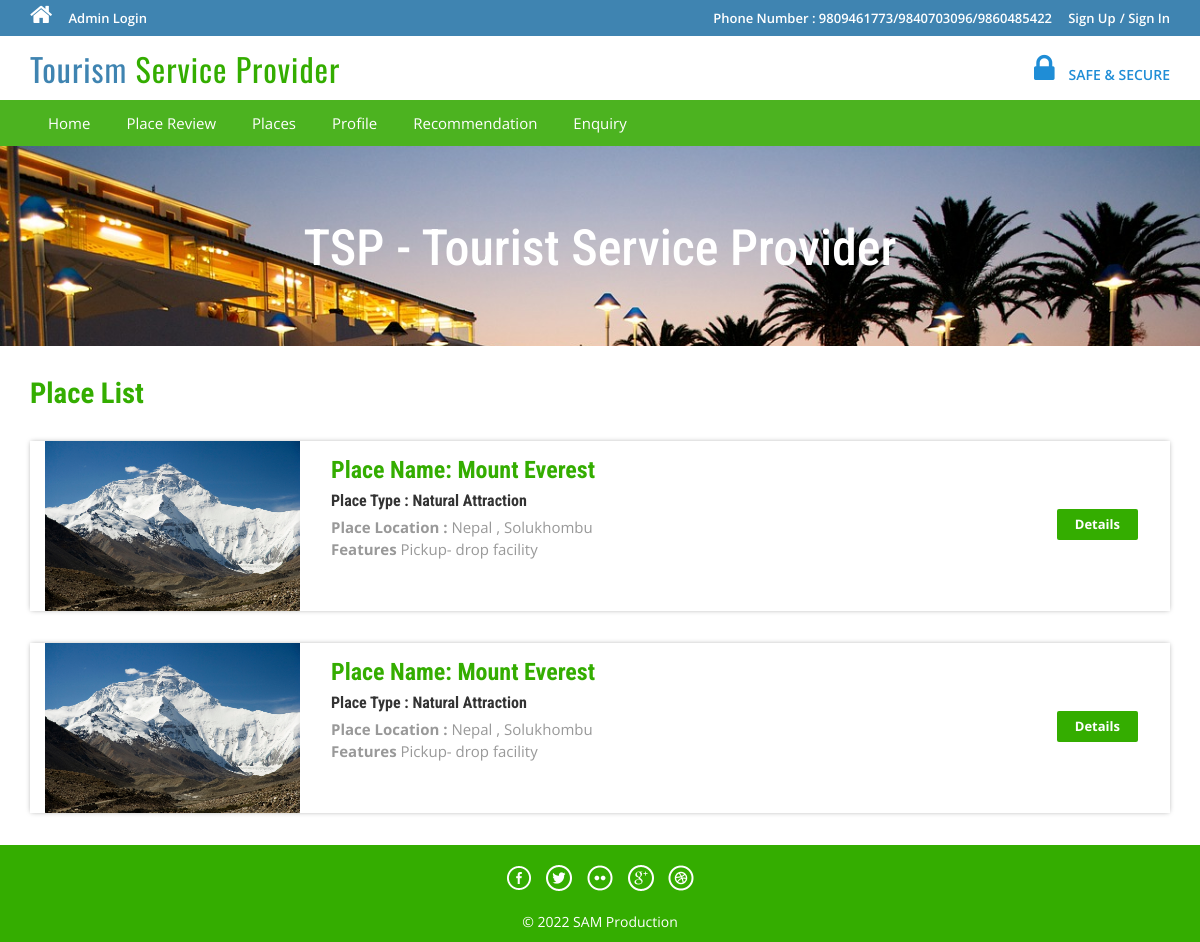
Screenshot of /onlinetourism/tms/package-list.php with the database file from the repository.
### tables this page shows
CREATE TABLE `tbltourpackages` (
  `PackageId` int(11) NOT NULL,
  `PackageName` varchar(200) DEFAULT NULL,
  `PackageType` varchar(150) DEFAULT NULL,
  `PackageLocation` varchar(100) DEFAULT NULL,
  `PackagePrice` int(11) DEFAULT NULL,
  `PackageFetures` varchar(255) DEFAULT NULL,
  `PackageDetails` mediumtext DEFAULT NULL,
  `PackageImage` varchar(100) DEFAULT NULL,
  `Creationdate` timestamp NULL DEFAULT current_timestamp(),
  `UpdationDate` timestamp NULL DEFAULT NULL ON UPDATE current_timestamp()
);

### onlinetourism/tms/package-list.php (the view, shortened to what this page needs)
<?php
include('includes/config.php');
?>
<!DOCTYPE HTML>
<html>
<head>
<link href="css/bootstrap.css" rel='stylesheet' type='text/css' />
<link href="css/style.css" rel='stylesheet' type='text/css' />
<link href="css/font-awesome.css" rel="stylesheet">
<link href="css/animate.css" rel="stylesheet" type="text/css" media="all">
</head>
<body>
<?php include('includes/header.php');?>
<div class="banner-3">
	<div class="container">
		<h1 class="wow zoomIn animated animated" data-wow-delay=".5s" style="visibility: visible; animation-delay: 0.5s; animation-name: zoomIn;"> TSP - Tourist Service Provider</h1>
	</div>
</div>
<div class="rooms">
	<div class="container">
		<div class="room-bottom">
			<h3>Place List</h3>
<?php $sql = "SELECT * from tbltourpackages";
$query = $dbh->prepare($sql);
$query->execute();
$results=$query->fetchAll(PDO::FETCH_OBJ);
if($query->rowCount() > 0)
{
foreach($results as $result)
{	?>
			<div class="rom-btm">
				<div class="col-md-3 room-left wow fadeInLeft animated" data-wow-delay=".5s">
					<img src="admin/pacakgeimages/<?php echo htmlentities($result->PackageImage);?>" class="img-responsive" alt="">
				</div>
				<div class="col-md-6 room-midle wow fadeInUp animated" data-wow-delay=".5s">
					<h4>Place Name: <?php echo htmlentities($result->PackageName);?></h4>
					<h6>Place Type : <?php echo htmlentities($result->PackageType);?></h6>
					<p><b>Place Location :</b> <?php echo htmlentities($result->PackageLocation);?></p>
					<p><b>Features</b> <?php echo htmlentities($result->PackageFetures);?></p>
				</div>
				<div class="col-md-3 room-right wow fadeInRight animated" data-wow-delay=".5s">
					<a href="package-details.php?pkgid=<?php echo htmlentities($result->PackageId);?>" class="view">Details</a>
				</div>
				<div class="clearfix"></div>
			</div>
<?php }} ?>
		</div>
	</div>
</div>
<?php include('includes/footer.php');?>
</body>
</html>

### onlinetourism/tms/css/style.css (style rules this page uses)
html, body { font-size: 100%; background: #fff; font-family: 'Open Sans', sans-serif; }
body a,.grid_1,plan_1,plan_1.one,plan_1.two,i.icon1, i.icon2, i.icon3, i.icon4, i.icon5, i.icon6 { transition:0.5s all; -webkit-transition:0.5s all; -moz-transition:0.5s all; -o-transition:0.5s all; -ms-transition:0.5s all; }
h1,h2,h3,h4,h5,h6 { margin:0; font-family: 'Roboto Condensed', sans-serif; }
p { margin:0; }
a.view { padding: 6px 18px; font-weight: 700; color: #fff; background-color: #34ad00; border: 0; font-size: 13px; border-radius: 2px; -webkit-transition: all .2s; -moz-transition: all .2s; transition: all .2s; margin-top: 20px; display: inline-block; }
.banner-3 { background: url(../images/6.jpg)no-repeat; background-size: cover; -webkit-background-size: cover; -o-background-size: cover; -ms-background-size: cover; -moz-background-size: cover; min-height:200px; }
.banner-3 h1 { font-size: 50px; margin-bottom: 40px; padding: 1.5em 0 0; text-align: center; color: #fff; }
.rom-btm { margin-top: 2em; box-shadow: 0px 0px 5px -1px rgba(0, 0, 0, 0.37); }
.room-bottom h3 { font-size: 1.8em; font-weight: 700; color: #34ad00; }
.room-bottom { padding: 2em 0; }
.rom-btm h4 { font-size: 1.5em; font-weight: 700; color: #34ad00; }
.rom-btm p { font-size: 15px; color: #999; }
.rom-btm h6 { font-size: 1em; font-weight: 700; margin: 0.5em 0; }
.room-right { text-align: right; padding: 3em 2em; }
.room-midle { padding: 1em; }

### rows the page displays
tbltourpackages: PackageImage (picture), PackageName "Mount Everest", PackageType "Natural Attraction", PackageLocation "Nepal , Solukhombu", PackageFetures "Pickup- drop facility"
tbltourpackages: PackageImage (picture), PackageName "Mount Everest", PackageType "Natural Attraction", PackageLocation "Nepal , Solukhombu", PackageFetures "Pickup- drop facility"
